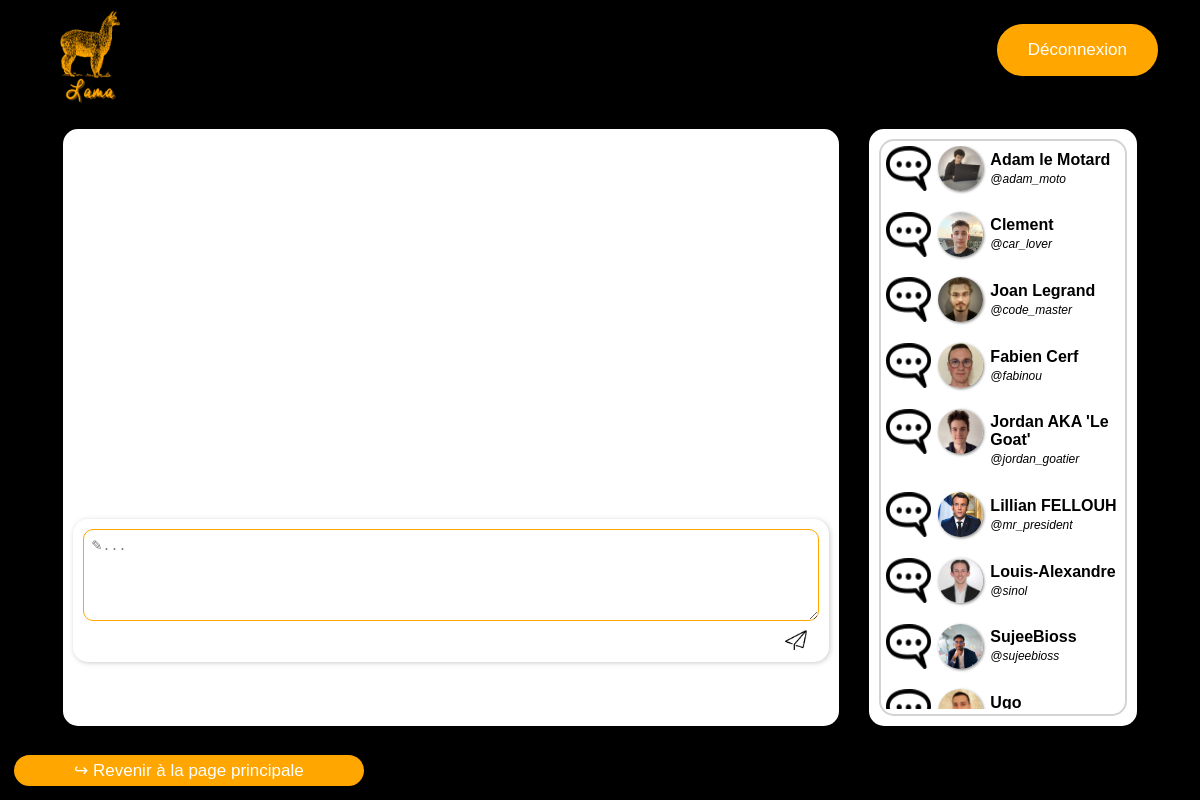
/message/message.php (signed in), run on the app's committed database.
### tables this page shows
CREATE TABLE Friends(
  user_id_1 varchar(50) NOT NULL,
  user_id_2 varchar(50) NOT NULL,
  PRIMARY KEY(user_id_1, user_id_2),
  FOREIGN KEY (user_id_1) REFERENCES User(user_id),
  FOREIGN KEY (user_id_2) REFERENCES User(user_id)
);

CREATE TABLE `User` (
  user_id varchar(50) PRIMARY KEY NOT NULL,
  name varchar(100) NOT NULL,
  email varchar(100) NOT NULL,
  password varchar(100) NOT NULL
);

### message/message.php (the view, shortened to what this page needs)
<!DOCTYPE html>
<html>
<head>
    <link rel="stylesheet" href="./message.css">
</head>
<body>
    <?php include("../header/header.php"); ?>
    <div class="container">
        <div id="div_message" class="items">
            <div id="message_list">
                <div id="message">
                </div>
            </div>
            <div class='post_block'>
                    <div class='comment_text'>
                        <textarea rows='5' placeholder='✎...'  maxlength='200'></textarea>
                        <img src='../img/send_icon.webp' class='comment_send_button' onclick='send_message(event)'/>
                    </div>
                </div>
        </div>
        <div id="div_friendlist" class="items">
            <div id="friendlist">
                <div id="friends">
                    <?php
                        $mysqli = new mysqli("localhost", "lama", "lama_admin", "lama");
                        $result = $mysqli->execute_query("SELECT User.name, Friends.user_id_2 from Friends INNER JOIN User ON Friends.user_id_2 = User.user_id WHERE Friends.user_id_1 = ?",[$_SESSION["user_id"]]);
                        foreach($result as $row){
                            if(file_exists("../img/user_profile_pictures/".$row["user_id_2"].".webp")){
                                $img=$row["user_id_2"];
                            }
                            else{
                                $img="default";
                            }
                            printf("<div class='friend_block'>
                            <img class='msg' src='/img/message.webp'>
                            <img class='profile_picture' src='/img/user_profile_pictures/%s.webp'>
                            <div>
                                <b>%s</b>
                                <br>
                                <i>@%s</i>
                            </div>
                        </div>", $img, $row["name"], $row["user_id_2"]);
                        }
                    ?>
                </div>
            </div>
        </div>
    </div>
    <a href='../feed/site.php' id='back_to_main_page'>↪ Revenir à la page principale</a>
</body>
</html>

### message/message.css (style rules this page uses)
:root { --lama_orange:#ffa600; --police_font:#ffffff; --user_id_font:#d3d3d3; --main_divs_shadow:#b9b9b9bb; --bg_color:#000000; }
html, body { height: 100%; font-family: Arial, Helvetica, sans-serif; }
body { background-color: var(--bg_color); margin: 0px; display: flex; flex-direction: column; }
.container { display: flex; align-items: stretch; height: 200px; flex:2; margin-left: 4%; margin-right: 4%; }
.items { background-color: white; margin: 15px; border-radius: 15px; }
#div_message { flex-grow: 20; width: 20%; padding: 10px; display: flex; flex-direction: column; }
#message_list { height: 62%; background-color: #ffffff; border-radius: 15px; padding: 1%; width: auto; }
#message { overflow-y: scroll; height: 100%; padding-right: 1%; }
.msg { border-radius: 5px; cursor: pointer; }
.post_block { margin-top: 1%; background-color: white; box-shadow: var(--main_divs_shadow) 1px 1px 5px; border-radius: 15px; padding: 10px; text-align: justify; color:black; }
.comment_text { text-align: right; }
.comment_text>textarea { padding: 1%; box-sizing: border-box; border-radius:10px; border-color: var(--lama_orange); resize:none; width: 100%; resize: vertical; }
.comment_send_button { cursor:pointer; width: 3%; height: 3%; margin-right: 1%; margin-bottom: -1%; padding: 5px; border-radius: 7px; }
#div_friendlist { flex-grow: 1; width: 20%; display: flex; flex-direction: column; text-align: center; padding: 10px; }
#friendlist { flex:2; height: 100px; background-color: #ffffff; border: 2px solid lightgray; border-radius: 15px; padding: 2%; width: auto; text-align: left; }
#friends { overflow-y: scroll; height: 100%; }
.friend_block { margin-bottom: 25px; }
#friendlist img { margin-right: 3%; width: 45px; height: 45px; float: left; }
.profile_picture { border-radius: 100%; box-shadow: grey 1px 1px 3px; }
.friend_block div { padding-top: 2%; }
#friendlist i { font-size: 12px; }
#back_to_main_page { background-color: var(--lama_orange); border-radius:28px; border: var(--bg_color) 2px solid; cursor:pointer; color:var(--police_font); font-size:17px; padding:5px 60px; text-decoration:none; margin: 1%; margin-right: auto; float: left; }
* { scrollbar-width: auto; scrollbar-color: var(--lama_orange) transparent; }

### data on the page
friends: user_id_2 (picture), user_id_2.name "Adam le Motard", user_id_2 "adam_moto"
friends: user_id_2 (picture), user_id_2.name "Clement", user_id_2 "car_lover"
friends: user_id_2 (picture), user_id_2.name "Joan Legrand", user_id_2 "code_master"
friends: user_id_2 (picture), user_id_2.name "Fabien Cerf", user_id_2 "fabinou"
friends: user_id_2 (picture), user_id_2.name "Jordan AKA 'Le Goat'", user_id_2 "jordan_goatier"
friends: user_id_2 (picture), user_id_2.name "Lillian FELLOUH", user_id_2 "mr_president"
friends: user_id_2 (picture), user_id_2.name "Louis-Alexandre", user_id_2 "sinol"
friends: user_id_2 (picture), user_id_2.name "SujeeBioss", user_id_2 "sujeebioss"
friends: shows a picture, user_id_2.name "Ugo"
